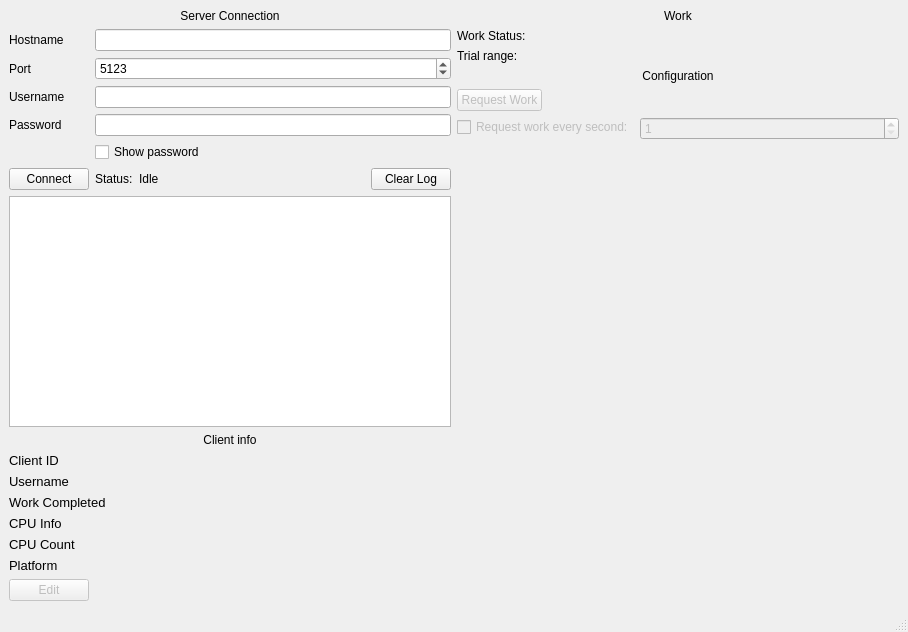
<?xml version="1.0" encoding="UTF-8"?>
<ui version="4.0">
 <class>MainWindow</class>
 <widget class="QMainWindow" name="MainWindow">
  <property name="geometry">
   <rect>
    <x>0</x>
    <y>0</y>
    <width>908</width>
    <height>632</height>
   </rect>
  </property>
  <property name="windowTitle">
   <string>Abaci Client</string>
  </property>
  <widget class="QWidget" name="centralwidget">
   <layout class="QGridLayout" name="gridLayout_2">
    <item row="1" column="1">
     <layout class="QGridLayout" name="gridLayout">
      <property name="sizeConstraint">
       <enum>QLayout::SetMaximumSize</enum>
      </property>
      <item row="0" column="0">
       <layout class="QFormLayout" name="formLayout_3">
        <property name="sizeConstraint">
         <enum>QLayout::SetFixedSize</enum>
        </property>
        <item row="0" column="0">
         <widget class="QLabel" name="lblWorkStatprmpt">
          <property name="text">
           <string>Work Status:</string>
          </property>
         </widget>
        </item>
        <item row="0" column="1">
         <widget class="QLabel" name="lblWorkStatus">
          <property name="text">
           <string/>
          </property>
         </widget>
        </item>
        <item row="1" column="0">
         <widget class="QLabel" name="lblWorkNumRangeprmpt">
          <property name="text">
           <string>Trial range:</string>
          </property>
         </widget>
        </item>
        <item row="2" column="0" colspan="2">
         <widget class="QLabel" name="lblConfigurationTitle">
          <property name="text">
           <string>Configuration</string>
          </property>
          <property name="alignment">
           <set>Qt::AlignCenter</set>
          </property>
         </widget>
        </item>
        <item row="5" column="0">
         <widget class="QCheckBox" name="chkautoReqWork">
          <property name="enabled">
           <bool>false</bool>
          </property>
          <property name="text">
           <string>Request work every second:</string>
          </property>
         </widget>
        </item>
        <item row="5" column="1">
         <widget class="QSpinBox" name="numRequest">
          <property name="enabled">
           <bool>false</bool>
          </property>
          <property name="minimum">
           <number>1</number>
          </property>
          <property name="maximum">
           <number>1000</number>
          </property>
         </widget>
        </item>
        <item row="6" column="0" colspan="2">
         <spacer name="horizontalSpacer">
          <property name="orientation">
           <enum>Qt::Horizontal</enum>
          </property>
          <property name="sizeHint" stdset="0">
           <size>
            <width>40</width>
            <height>20</height>
           </size>
          </property>
         </spacer>
        </item>
        <item row="1" column="1">
         <widget class="QLabel" name="lblWorkNumRange">
          <property name="text">
           <string/>
          </property>
         </widget>
        </item>
        <item row="3" column="0">
         <widget class="QPushButton" name="btnRequestWork">
          <property name="enabled">
           <bool>false</bool>
          </property>
          <property name="text">
           <string>Request Work</string>
          </property>
         </widget>
        </item>
       </layout>
      </item>
     </layout>
    </item>
    <item row="3" column="1">
     <layout class="QFormLayout" name="formLayout_6"/>
    </item>
    <item row="3" column="0">
     <layout class="QFormLayout" name="formLayout_2">
      <item row="0" column="0">
       <widget class="QLabel" name="lblClientIDPrmpt">
        <property name="font">
         <font>
          <pointsize>10</pointsize>
         </font>
        </property>
        <property name="text">
         <string>Client ID</string>
        </property>
       </widget>
      </item>
      <item row="0" column="1">
       <widget class="QLabel" name="lblClientID">
        <property name="text">
         <string/>
        </property>
       </widget>
      </item>
      <item row="1" column="0">
       <widget class="QLabel" name="lblClientUsernamePrmpt">
        <property name="font">
         <font>
          <pointsize>10</pointsize>
         </font>
        </property>
        <property name="text">
         <string>Username</string>
        </property>
       </widget>
      </item>
      <item row="1" column="1">
       <widget class="QLabel" name="lblClientUsername">
        <property name="text">
         <string/>
        </property>
       </widget>
      </item>
      <item row="2" column="0">
       <widget class="QLabel" name="lblClientWCPrmpt">
        <property name="font">
         <font>
          <pointsize>10</pointsize>
         </font>
        </property>
        <property name="text">
         <string>Work Completed</string>
        </property>
        <property name="scaledContents">
         <bool>false</bool>
        </property>
        <property name="wordWrap">
         <bool>false</bool>
        </property>
       </widget>
      </item>
      <item row="2" column="1">
       <widget class="QLabel" name="lblClientWorkCompleted">
        <property name="text">
         <string/>
        </property>
       </widget>
      </item>
      <item row="3" column="0">
       <widget class="QLabel" name="lblClientCPUInfoprmpt">
        <property name="font">
         <font>
          <pointsize>10</pointsize>
         </font>
        </property>
        <property name="text">
         <string>CPU Info</string>
        </property>
       </widget>
      </item>
      <item row="3" column="1">
       <widget class="QLabel" name="lblClientCPUInfo">
        <property name="text">
         <string/>
        </property>
       </widget>
      </item>
      <item row="4" column="0">
       <widget class="QLabel" name="lblCPUCountprmpt">
        <property name="font">
         <font>
          <pointsize>10</pointsize>
         </font>
        </property>
        <property name="text">
         <string>CPU Count</string>
        </property>
       </widget>
      </item>
      <item row="4" column="1">
       <widget class="QLabel" name="lblClientCPUCount">
        <property name="text">
         <string/>
        </property>
       </widget>
      </item>
      <item row="5" column="0">
       <widget class="QLabel" name="lblClientPlatformPrmpt">
        <property name="font">
         <font>
          <pointsize>10</pointsize>
         </font>
        </property>
        <property name="text">
         <string>Platform</string>
        </property>
       </widget>
      </item>
      <item row="5" column="1">
       <widget class="QLabel" name="lblClientPlatform">
        <property name="text">
         <string/>
        </property>
       </widget>
      </item>
      <item row="6" column="0">
       <widget class="QPushButton" name="btnEditClientInfo">
        <property name="enabled">
         <bool>false</bool>
        </property>
        <property name="sizePolicy">
         <sizepolicy hsizetype="Maximum" vsizetype="Fixed">
          <horstretch>50</horstretch>
          <verstretch>0</verstretch>
         </sizepolicy>
        </property>
        <property name="text">
         <string>Edit</string>
        </property>
       </widget>
      </item>
     </layout>
    </item>
    <item row="2" column="0">
     <widget class="QLabel" name="lblClientTitle">
      <property name="text">
       <string>Client info</string>
      </property>
      <property name="alignment">
       <set>Qt::AlignCenter</set>
      </property>
     </widget>
    </item>
    <item row="0" column="1">
     <widget class="QLabel" name="lblThreadTitle">
      <property name="text">
       <string>Work</string>
      </property>
      <property name="alignment">
       <set>Qt::AlignCenter</set>
      </property>
     </widget>
    </item>
    <item row="0" column="0">
     <widget class="QLabel" name="lblServerTitle">
      <property name="text">
       <string>Server Connection</string>
      </property>
      <property name="alignment">
       <set>Qt::AlignCenter</set>
      </property>
     </widget>
    </item>
    <item row="1" column="0">
     <layout class="QFormLayout" name="formLayout">
      <property name="sizeConstraint">
       <enum>QLayout::SetDefaultConstraint</enum>
      </property>
      <item row="0" column="0">
       <widget class="QLabel" name="lblHostnamePrompt">
        <property name="text">
         <string>Hostname</string>
        </property>
       </widget>
      </item>
      <item row="0" column="1">
       <widget class="QLineEdit" name="txtHostname"/>
      </item>
      <item row="2" column="0">
       <widget class="QLabel" name="lblPortPrompt">
        <property name="text">
         <string>Port</string>
        </property>
       </widget>
      </item>
      <item row="2" column="1">
       <widget class="QSpinBox" name="numPort">
        <property name="maximum">
         <number>65535</number>
        </property>
        <property name="value">
         <number>5123</number>
        </property>
       </widget>
      </item>
      <item row="3" column="0">
       <widget class="QLabel" name="label_9">
        <property name="text">
         <string>Username</string>
        </property>
       </widget>
      </item>
      <item row="3" column="1">
       <widget class="QLineEdit" name="txtUsername"/>
      </item>
      <item row="4" column="0">
       <widget class="QLabel" name="label_10">
        <property name="text">
         <string>Password</string>
        </property>
       </widget>
      </item>
      <item row="4" column="1">
       <widget class="QLineEdit" name="txtPassword">
        <property name="echoMode">
         <enum>QLineEdit::Password</enum>
        </property>
       </widget>
      </item>
      <item row="5" column="1">
       <widget class="QCheckBox" name="chkShowPassword">
        <property name="text">
         <string>Show password</string>
        </property>
       </widget>
      </item>
      <item row="6" column="0">
       <widget class="QPushButton" name="btnServerConnect">
        <property name="text">
         <string>Connect</string>
        </property>
       </widget>
      </item>
      <item row="6" column="1">
       <layout class="QHBoxLayout" name="horizontalLayout">
        <item>
         <widget class="QLabel" name="lblStatusPrompt">
          <property name="sizePolicy">
           <sizepolicy hsizetype="Minimum" vsizetype="Minimum">
            <horstretch>0</horstretch>
            <verstretch>0</verstretch>
           </sizepolicy>
          </property>
          <property name="text">
           <string>Status:</string>
          </property>
         </widget>
        </item>
        <item>
         <widget class="QLabel" name="lblStatus">
          <property name="sizePolicy">
           <sizepolicy hsizetype="Preferred" vsizetype="Preferred">
            <horstretch>1</horstretch>
            <verstretch>100</verstretch>
           </sizepolicy>
          </property>
          <property name="text">
           <string>Idle</string>
          </property>
         </widget>
        </item>
        <item>
         <widget class="QPushButton" name="btnClearConnectionLog">
          <property name="text">
           <string>Clear Log</string>
          </property>
         </widget>
        </item>
       </layout>
      </item>
      <item row="8" column="0" colspan="2">
       <widget class="QListWidget" name="lstConnectionLog">
        <property name="autoFillBackground">
         <bool>false</bool>
        </property>
        <property name="flow">
         <enum>QListView::TopToBottom</enum>
        </property>
       </widget>
      </item>
     </layout>
    </item>
   </layout>
  </widget>
  <widget class="QMenuBar" name="menubar">
   <property name="geometry">
    <rect>
     <x>0</x>
     <y>0</y>
     <width>908</width>
     <height>26</height>
    </rect>
   </property>
  </widget>
  <widget class="QStatusBar" name="statusbar"/>
 </widget>
 <resources/>
 <connections/>
</ui>
